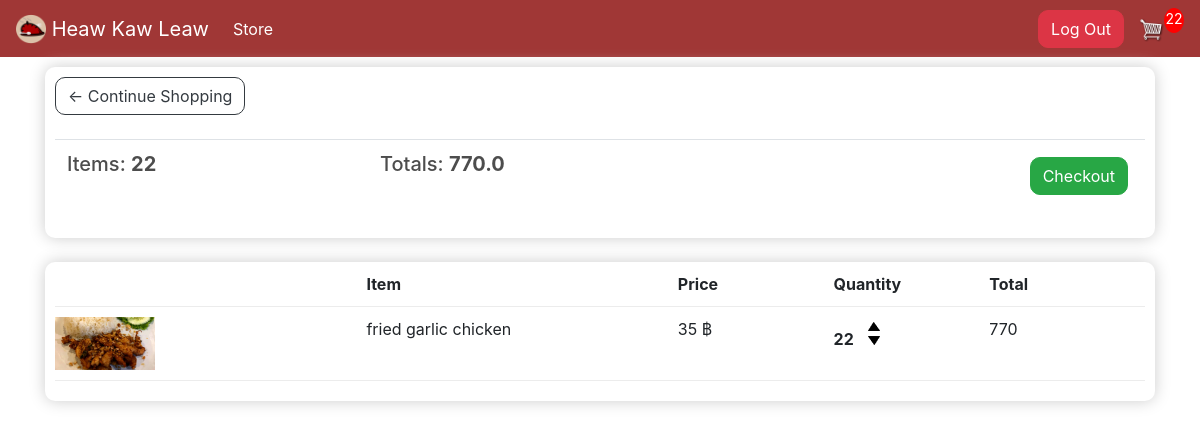
/cart/ (signed in), run on an earlier commit of the app's database.
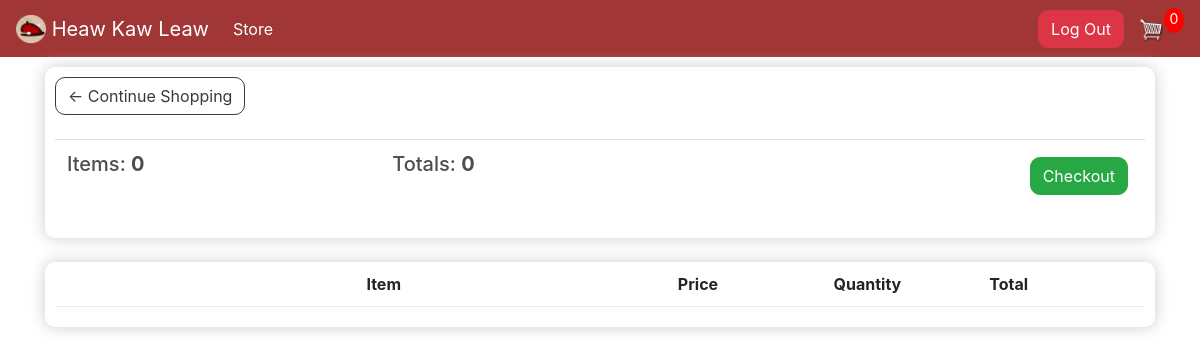
And on a later commit of the database.
### store/models.py (models this page shows, shortened)
class Order(models.Model):
    customer = models.ForeignKey(
        Customer, on_delete=models.SET_NULL, blank=True, null=True)
    date_orderd = models.DateTimeField(auto_now_add=True)
    complete = models.BooleanField(default=False, null=True, blank=False)
    transaction_id = models.CharField(max_length=200, null=True)
    @property
    def get_cart_total(self):
        orderitems = self.orderitem_set.all()
        total = sum([item.get_total for item in orderitems])
        return total
    @property
    def get_cart_items(self):
        orderitems = self.orderitem_set.all()
        total = sum([item.quantity for item in orderitems])
        return total

class OrderItem(models.Model):
    product = models.ForeignKey(Product, on_delete=models.SET_NULL, null=True)
    order = models.ForeignKey(Order, on_delete=models.SET_NULL, null=True)
    quantity = models.IntegerField(default=0, null=True, blank=True)
    date_added = models.DateTimeField(auto_now_add=True)
    @property
    def get_total(self):
        total = self.product.price * self.quantity
        return total

class Product(models.Model):
    name = models.CharField(max_length=200, null=True)
    price = models.FloatField()
    digital = models.BooleanField(default=False, null=True, blank=False)
    image = models.ImageField(null=True, blank=True)
    @property
    def imageURL(self):
        try:
            url = self.image.url
        except:
            url = ''
        return url

### store/views.py (the view)
# urls.py: path('cart/', views.cart, name='cart'),
def cart(request):
    data = cartData(request)
    items = data['items']
    order = data['order']
    cartItems = data['cartItems']
    context = {'items': items, 'order': order,
               'cartItems': cartItems, 'shipping': False}
    return render(request, 'store/cart.html', context)

### store/utils.py (called while the page is built)
def cartData(request):
    if request.user.is_authenticated:
        print('authenticated', request.user)
        customer = request.user.customer
        order, created = Order.objects.get_or_create(
            customer=customer, complete=False)
        items = order.orderitem_set.all()
        cartItems = order.get_cart_items
    else:
        cookieData = cookieCart(request)
        items = cookieData['items']
        order = cookieData['order']
        cartItems = cookieData['cartItems']
    return {"cartItems": cartItems, 'order': order, 'items': items}

### store/templates/store/cart.html
{% extends 'store/main.html' %}
{% load static %}
{% block content %}
<div class="row">
    <div class="col-lg-12">
        <div class="box-element">
            <a href="{% url 'store' %}" class="btn btn-outline-dark">&#x2190; Continue Shopping</a>
            <br>
            <br>
            <table class="table">
                <tr>
                    <th>
                        <h5>Items: <strong>{{ order.get_cart_items}}</strong></h5>
                    </th>
                    <th>
                        <h5>Totals: <strong>{{ order.get_cart_total}}</strong></h5>
                    </th>
                    <th>
                        <a href="{% url 'checkout' %}" style="float: right; margin: 5px;"
                            class="btn btn-success" >Checkout</a>
                    </th>
                </tr>
            </table>
        </div>
        <br>
        <div class="box-element">
            <div class="cart-row">
                <div style="flex: 2;"></div>
                <div style="flex: 2;"><strong>Item</strong></div>
                <div style="flex: 1;"><strong>Price</strong></div>
                <div style="flex: 1;"><strong>Quantity</strong></div>
                <div style="flex: 1;"><strong>Total</strong></div>
            </div>
            {% for item in items %}
            <div class="cart-row">
                <div style="flex: 2;"><img class="row-image" src="{{item.product.imageURL}}" alt=""></div>
                <div style="flex: 2;">{{ item.product.name}}</div>
                <div style="flex: 1;">{{ item.product.price|floatformat:0}} &#3647;</div>
                <div style="flex: 1;">
                    <p class="quantity">{{ item.quantity}}</p>
                    <div class="quantity">
                        <img class="chg-quantity update-cart" data-product="{{item.product.id}}" data-action="add" src="{% static 'image/arrow-up.png' %}" alt="">
                        <img class="chg-quantity update-cart" data-product="{{item.product.id}}" data-action="remove" src="{% static 'image/arrow-down.png' %}" alt="">
                    </div>
                </div>
                <div style="flex: 1;">{{ item.get_total|floatformat:0}}</div>
            </div>
            {% endfor %}
        </div>
    </div>
</div>
{% endblock content %}

What changed in the data, as far as the page shows it:
removed OrderItem: product.imageURL (picture), product.name "fried garlic chicken", product.price "35", quantity "22", get_total "770"
computed for Order: get_cart_items "22" → "0"; get_cart_total "770.0" → "0"
Also different on the page:
{{ cartItems }}: "22" → "0"
